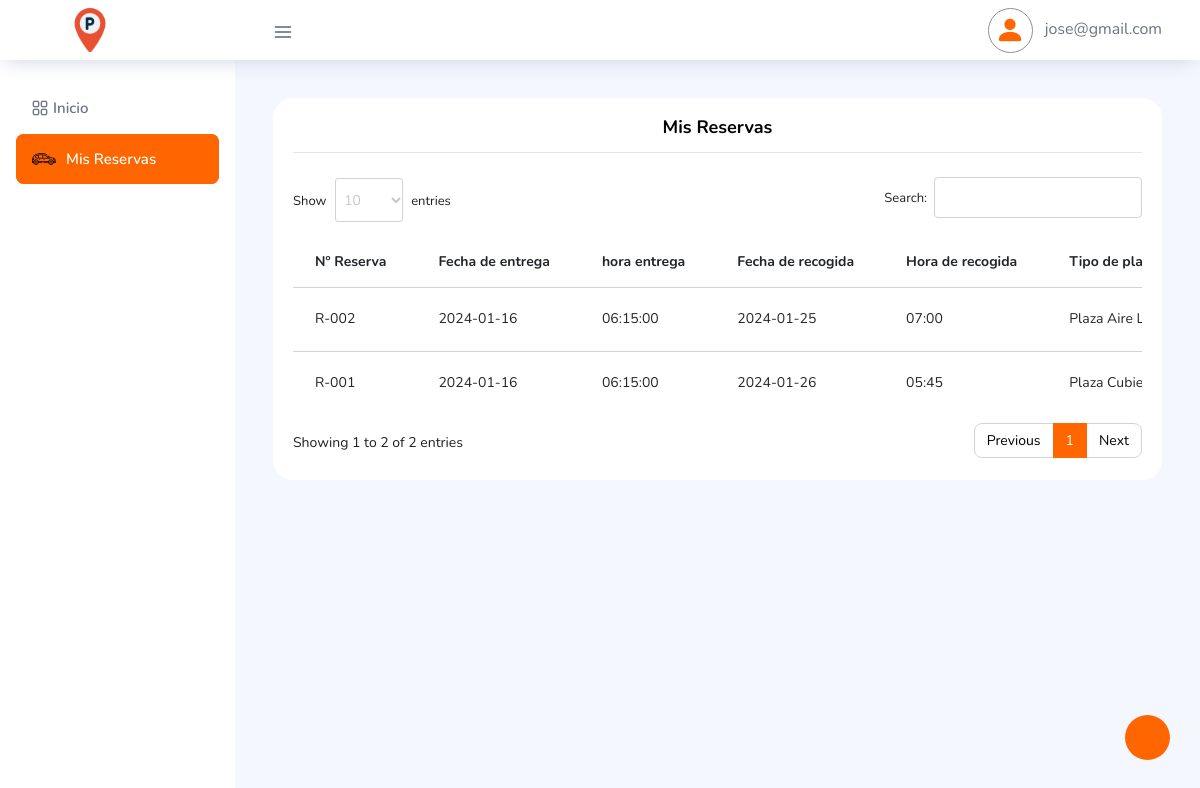
The app's page /dashboard/Reservas.php (signed in), older data.
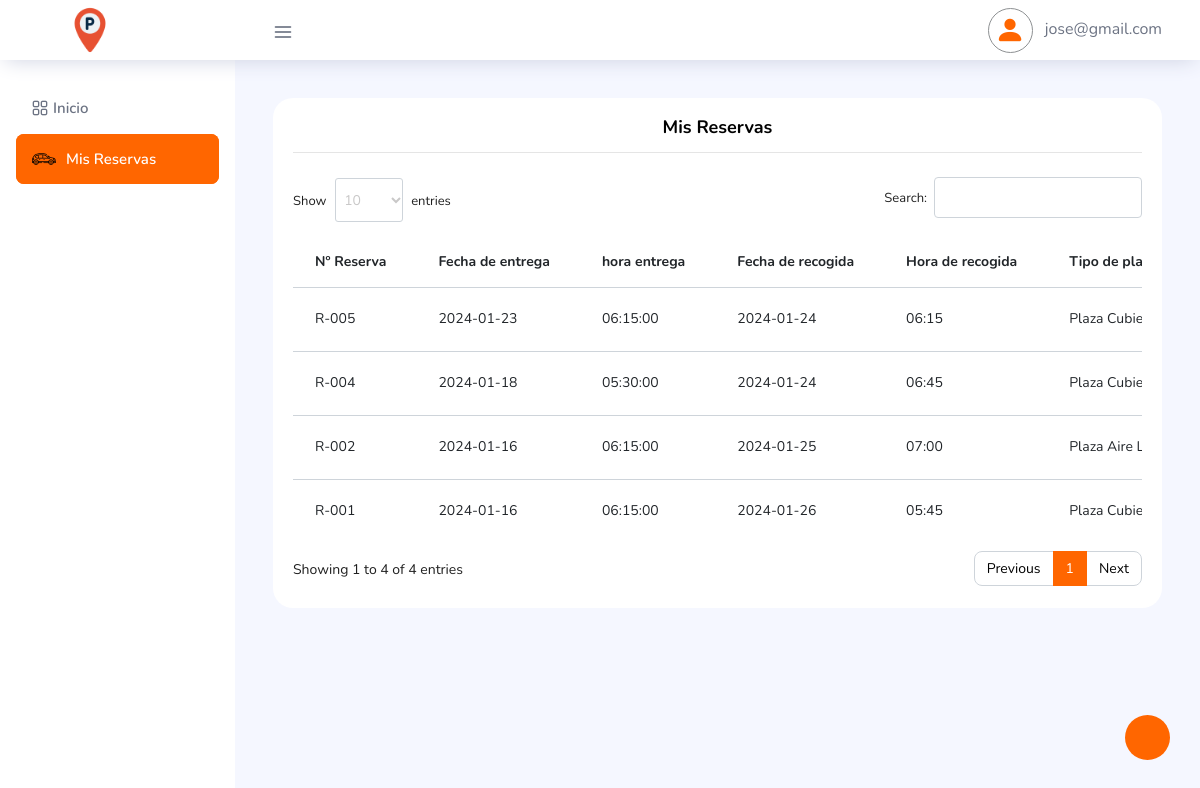
The same page, newer data.
### tables this page shows
CREATE TABLE `tbl_reservas` (
  `id` int(11) NOT NULL AUTO_INCREMENT,
  `id_cliente` int(11) DEFAULT NULL,
  `fecha_entrega` date NOT NULL,
  `hora_entrega` time NOT NULL,
  `fecha_recogida` varchar(50) DEFAULT NULL,
  `hora_recogida` varchar(50) DEFAULT NULL,
  `tipo_plaza` varchar(100) DEFAULT '',
  `terminal_entrega` varchar(100) DEFAULT '',
  `terminal_recogida` varchar(100) DEFAULT '',
  `matricula` varchar(50) DEFAULT '',
  `color` varchar(60) DEFAULT NULL,
  `marca_modelo` varchar(250) DEFAULT '',
  `numero_vuelo_de_vuelta` varchar(50) DEFAULT NULL,
  `servicio_adicional` varchar(10) DEFAULT NULL,
  `total_dias_reserva` int(11) DEFAULT NULL,
  `total_pago_reserva` decimal(8,2) DEFAULT NULL,
  `descuento` bigint(11) DEFAULT 0,
  `formato_pago` varchar(250) DEFAULT NULL,
  `observacion_cliente` mediumtext DEFAULT NULL,
  `fecha_pago_factura` date DEFAULT NULL,
  `servicios_extras` mediumtext DEFAULT NULL,
  `total_gasto_extras` decimal(8,2) DEFAULT NULL,
  `estado_reserva` int(11) DEFAULT 0,
  `date_registro` timestamp NULL DEFAULT current_timestamp() ON UPDATE current_timestamp(),
  PRIMARY KEY (`id`)
);

### dashboard/funciones.php (called while the page is built, shortened)
<?php
   function getReservaPerfil($con, $idUser)
   {
       $sqlReservasP = ("SELECT * FROM tbl_reservas WHERE id_cliente ='$idUser' ORDER BY fecha_entrega DESC");
       $queryR = mysqli_query($con, $sqlReservasP);
       return $queryR;
   }
   ?>

### dashboard/Reservas.php (the view, shortened to what this page needs)
<?php
if (isset($_SESSION['emailUser']) != "" && $_SESSION['rol'] == 0) {
    $IdUser     = $_SESSION['IdUser'];
    $email      = $_SESSION['emailUser'];
    $rolUser     = $_SESSION['rol'];
?>
    <!DOCTYPE html>
    <html lang="es">
    <link href="https://unpkg.com/gijgo@1.9.14/css/gijgo.min.css" rel="stylesheet" type="text/css" />
    <body>
        <div class="container-scroller">
            <?php include 'bases/navbar.php'; ?>
            <div class="container-fluid page-body-wrapper">
                <?php include 'bases/nav.php';
                include 'funciones.php';
                $mis_reservas = getReservaPerfil($con, $IdUser);
                ?>
                <div class="main-panel">
                    <div class="content-wrapper">
                        <div class="row justify-content-md-center">
                            <div class="col-lg-12 grid-margin stretch-card">
                                <div class="card">
                                    <div class="card-body">
                                        <h4 class="card-title text-center mb-4">Mis Reservas
                                            <hr>
                                        </h4>
                                        <div class="table-responsive">
                                            <table id="MiTabla" class="table">
                                                <thead>
                                                    <tr>
                                                        <th>Nº Reserva</th>
                                                        <th>Fecha de entrega</th>
                                                        <th>hora entrega</th>
                                                        <th>Fecha de recogida</th>
                                                        <th>Hora de recogida</th>
                                                        <th>Tipo de plaza</th>
                                                    </tr>
                                                </thead>
                                                <tbody>
                                                    <?php
                                                    while ($reserva = mysqli_fetch_array($mis_reservas)) { ?>
                                                        <tr>
                                                            <td><?php
                                                                $reserva_id = $reserva["id"];
                                                                if ($reserva_id < 10) {
                                                                    echo 'R-00' . $reserva_id;
                                                                } elseif ($reserva_id < 100) {
                                                                    echo 'R-0' . $reserva_id;
                                                                } else {
                                                                    echo 'R-' . $reserva_id;
                                                                }
                                                                ?></td>
                                                            <td><?php echo $reserva["fecha_entrega"]; ?></td>
                                                            <td><?php echo $reserva["hora_entrega"]; ?></td>
                                                            <td><?php echo $reserva["fecha_recogida"]; ?></td>
                                                            <td><?php echo $reserva["hora_recogida"]; ?></td>
                                                            <td><?php echo $reserva["tipo_plaza"]; ?></td>
                                                        </tr>
                                                    <?php } ?>
                                                </tbody>
                                            </table>
                                        </div>
                                    </div>
                                </div>
                            </div>
                        </div>
                    </div>
                </div>
            </div>
        </div>
    </body>
    </html>
<?php
} else { ?>
    <script type="text/javascript">
        location.href = "../acciones/login/exit.php";
    </script>
<?php }  ?>

### dashboard/bases/navbar.php (shortened to what this page needs)
<nav class="navbar col-lg-12 col-12 p-0 fixed-top d-flex flex-row">
  <div class="text-center navbar-brand-wrapper d-flex align-items-center justify-content-center">
    <a class="navbar-brand brand-logo mr-5" href="./">
      <img src="../assets/custom/imgs/logo.png" class="mr-2" alt="logo" />
    </a>
  </div>
  <div class="navbar-menu-wrapper d-flex align-items-center justify-content-end">
    <button class="navbar-toggler navbar-toggler align-self-center" type="button" data-toggle="minimize">
      <span class="icon-menu"></span>
    </button>
    <ul class="navbar-nav navbar-nav-right">
      <li class="nav-item nav-profile dropdown">
        <a class="nav-link dropdown-toggle" href="#" data-toggle="dropdown" id="profileDropdown">
          <i class="bi bi-person-fill perfil_radius"></i>
          <span> <?php echo $email; ?></span>
        </a>
      </li>
    </ul>
  </div>
</nav>

### dashboard/bases/nav.php
<nav class="sidebar sidebar-offcanvas" id="sidebar">
  <ul class="nav">
    <?php
    if ($rolUser == 1) { ?>
      <li class="nav-item">
        <a class="nav-link" href="Agenda.php">
          <i class="bi bi-calendar2-check menu-icon"></i>
          <span class="menu-title">Mi Agenda</span>
        </a>
      </li>
      <li class="nav-item">
        <a class="nav-link" href="ReservasPendientes.php">
          <i class="bi bi-calendar2-week menu-icon"></i>
          <span class="menu-title">Reservas Pendientes</span>
        </a>
      </li>
      <li class="nav-item">
        <a class="nav-link" href="CrearReserva.php">
          <img src="../assets/custom/imgs/carro.png" alt="car" style="padding: 0px 10px 0px 0px" />
          <span class="menu-title">Crear Reserva</span>
        </a>
      </li>
      <li class="nav-item">
        <a class="nav-link" href="CrearCliente.php">
          <i class="bi bi-person-fill-add menu-icon"></i>
          <span class="menu-title">Clientes</span>
        </a>
      </li>
      <li class="nav-item">
        <a class="nav-link" href="HistorialReservas.php">
          <i class="bi bi-calendar3 menu-icon"></i>
          <span class="menu-title">Historial de Reservas</span>
        </a>
      </li>
    <?php } else { ?>
      <li class="nav-item active">
        <a class="nav-link" href="./">
          <i class="icon-grid menu-icon"></i>
          <span class="menu-title">Inicio</span>
        </a>
      </li>
      <li class="nav-item">
        <a class="nav-link" href="Reservas.php">
          <img src="../assets/custom/imgs/carro.png" alt="car" style="padding: 0px 10px 0px 0px" />
          <span class="menu-title">Mis Reservas</span>
        </a>
      </li>
    <?php } ?>
  </ul>
</nav>

### assets/custom/css/custom_css.css (style rules this page uses)
.navbar .navbar-brand-wrapper .navbar-brand img { height: 50px; border-radius: 3px; }
.sidebar .nav .nav-item .nav-link .menu-title { font-size: 15px !important; }
.sidebar .nav .nav-item .nav-link i.menu-icon { margin-right: 5px !important; }
.bi-person-fill { font-size: 30px; color: #ff6600; }
.perfil_radius { width: 45px; height: 45px; border: 1px solid #8e9193; border-radius: 50%; display: inline-flex; justify-content: center; align-items: center; }
.sidebar .nav .nav-item.active > .nav-link { color: #e3e3e3 !important; }

Row changes from the older to the newer data that the page shows:
added tbl_reservas: id "5", fecha_entrega "2024-01-23", hora_entrega "06:15:00", fecha_recogida "2024-01-24", hora_recogida "06:15", tipo_plaza "Plaza…"
added tbl_reservas: id "4", fecha_entrega "2024-01-18", hora_entrega "05:30:00", fecha_recogida "2024-01-24", hora_recogida "06:45", tipo_plaza "Plaza…"
Text that changed along with them:
text written by a page script: "Show entries Search: Showing 1 to 2 of 2 entries Previous 1 Next" → "Show entries Search: Showing 1 to 4 of 4 entries Previous 1 Next"
